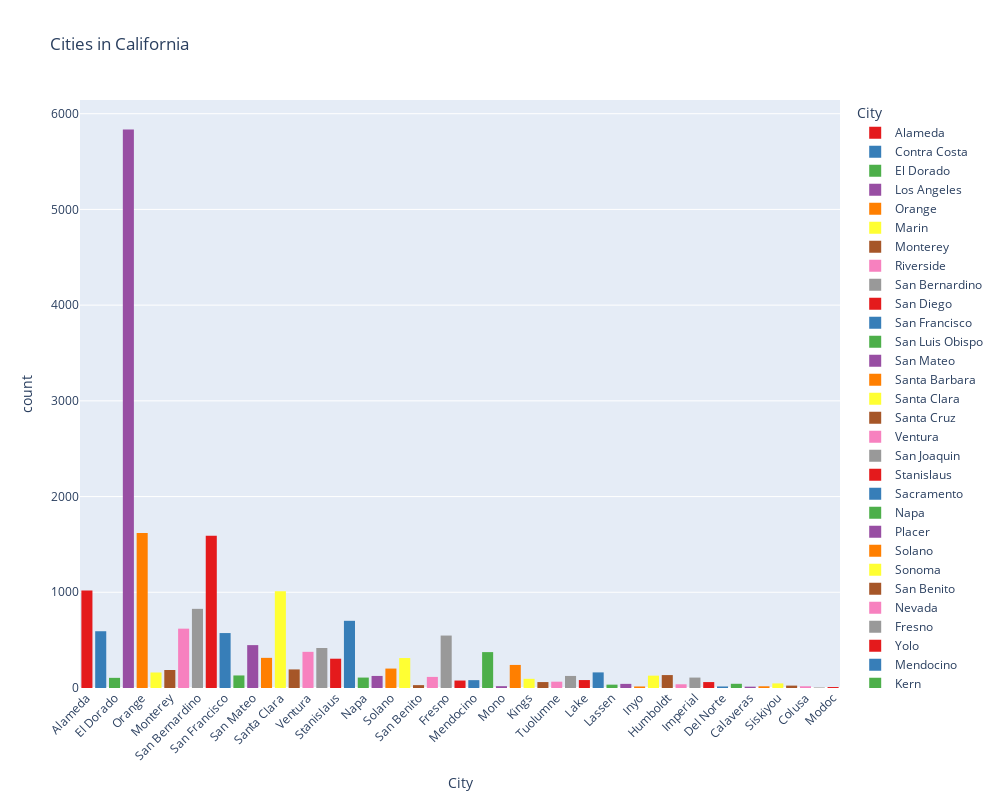

Notebook code cell kept with this figure:
### Markdown cell above
# Distribution of cities in California

### Code cell
color_scale = px.colors.qualitative.Set1 

fig = px.histogram(DataCali, x="City", title='Cities in California', width=1000, height=800,
                   color="City", color_discrete_sequence=color_scale)

fig.update_layout(xaxis_tickangle=-45)

fig.show()
